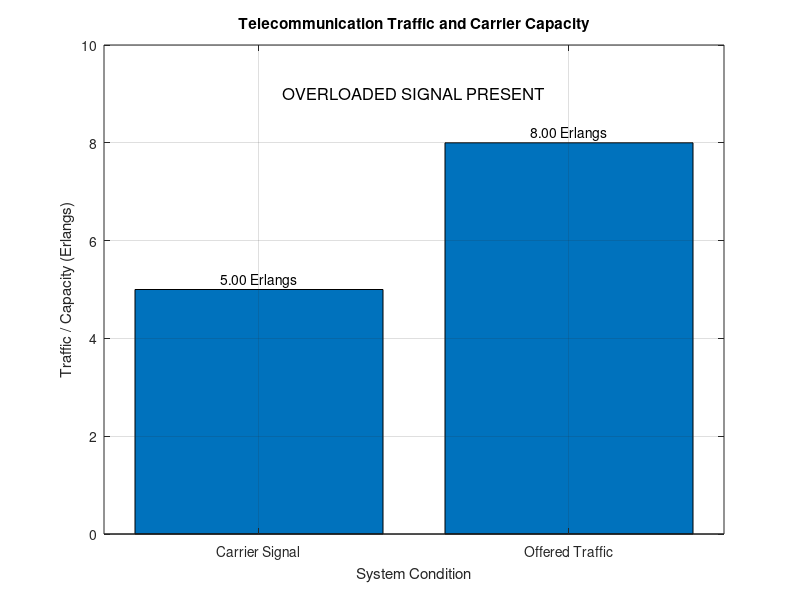

This chart was generated by the following MATLAB code:

clc;
clear all;
close all;

% TELECOMMUNICATION TRAFFIC - ERLANG

% Number of calls during observation time
N = 160;

% Observation time in hours
T = 1;

% Average call holding time in minutes
H_min = 3;

% Number of available carrier channels
carrier_capacity = 5;

% Convert holding time from minutes to hours
H = H_min / 60;

% Calculate call arrival rate
lambda = N / T;

% Calculate traffic in Erlangs
A = lambda * H;

% DISPLAY CALCULATION
fprintf('========================================\n');
fprintf(' TELECOMMUNICATION TRAFFIC CALCULATION\n');
fprintf('========================================\n');

fprintf('Number of Calls          = %d\n', N);
fprintf('Observation Time         = %.2f hour\n', T);
fprintf('Average Call Duration    = %.2f minutes\n', H_min);
fprintf('Call Arrival Rate        = %.2f calls/hour\n', lambda);
fprintf('Traffic Intensity        = %.2f Erlangs\n', A);
fprintf('Carrier Capacity         = %.2f Erlangs\n', carrier_capacity);

% CHECK WHETHER SYSTEM IS OVERLOADED
if A > carrier_capacity
    fprintf('\nStatus: SYSTEM IS OVERLOADED\n');
else
    fprintf('\nStatus: SYSTEM IS NOT OVERLOADED\n');
end

% BAR GRAPH
figure;

values = [carrier_capacity A];

bar(values);
grid on;

xlabel('System Condition');
ylabel('Traffic / Capacity (Erlangs)');
title('Telecommunication Traffic and Carrier Capacity');

xticks(1:2);
xticklabels({'Carrier Signal', 'Offered Traffic'});

ylim([0 max(values)+2]);

% Display values above bars
text(1, carrier_capacity + 0.2, ...
    sprintf('%.2f Erlangs', carrier_capacity), ...
    'HorizontalAlignment', 'center');

text(2, A + 0.2, ...
    sprintf('%.2f Erlangs', A), ...
    'HorizontalAlignment', 'center');

% OVERLOAD INDICATION
if A > carrier_capacity
    text(1.5, max(values)+1, ...
        'OVERLOADED SIGNAL PRESENT', ...
        'HorizontalAlignment', 'center', ...
        'FontSize', 12);
end
